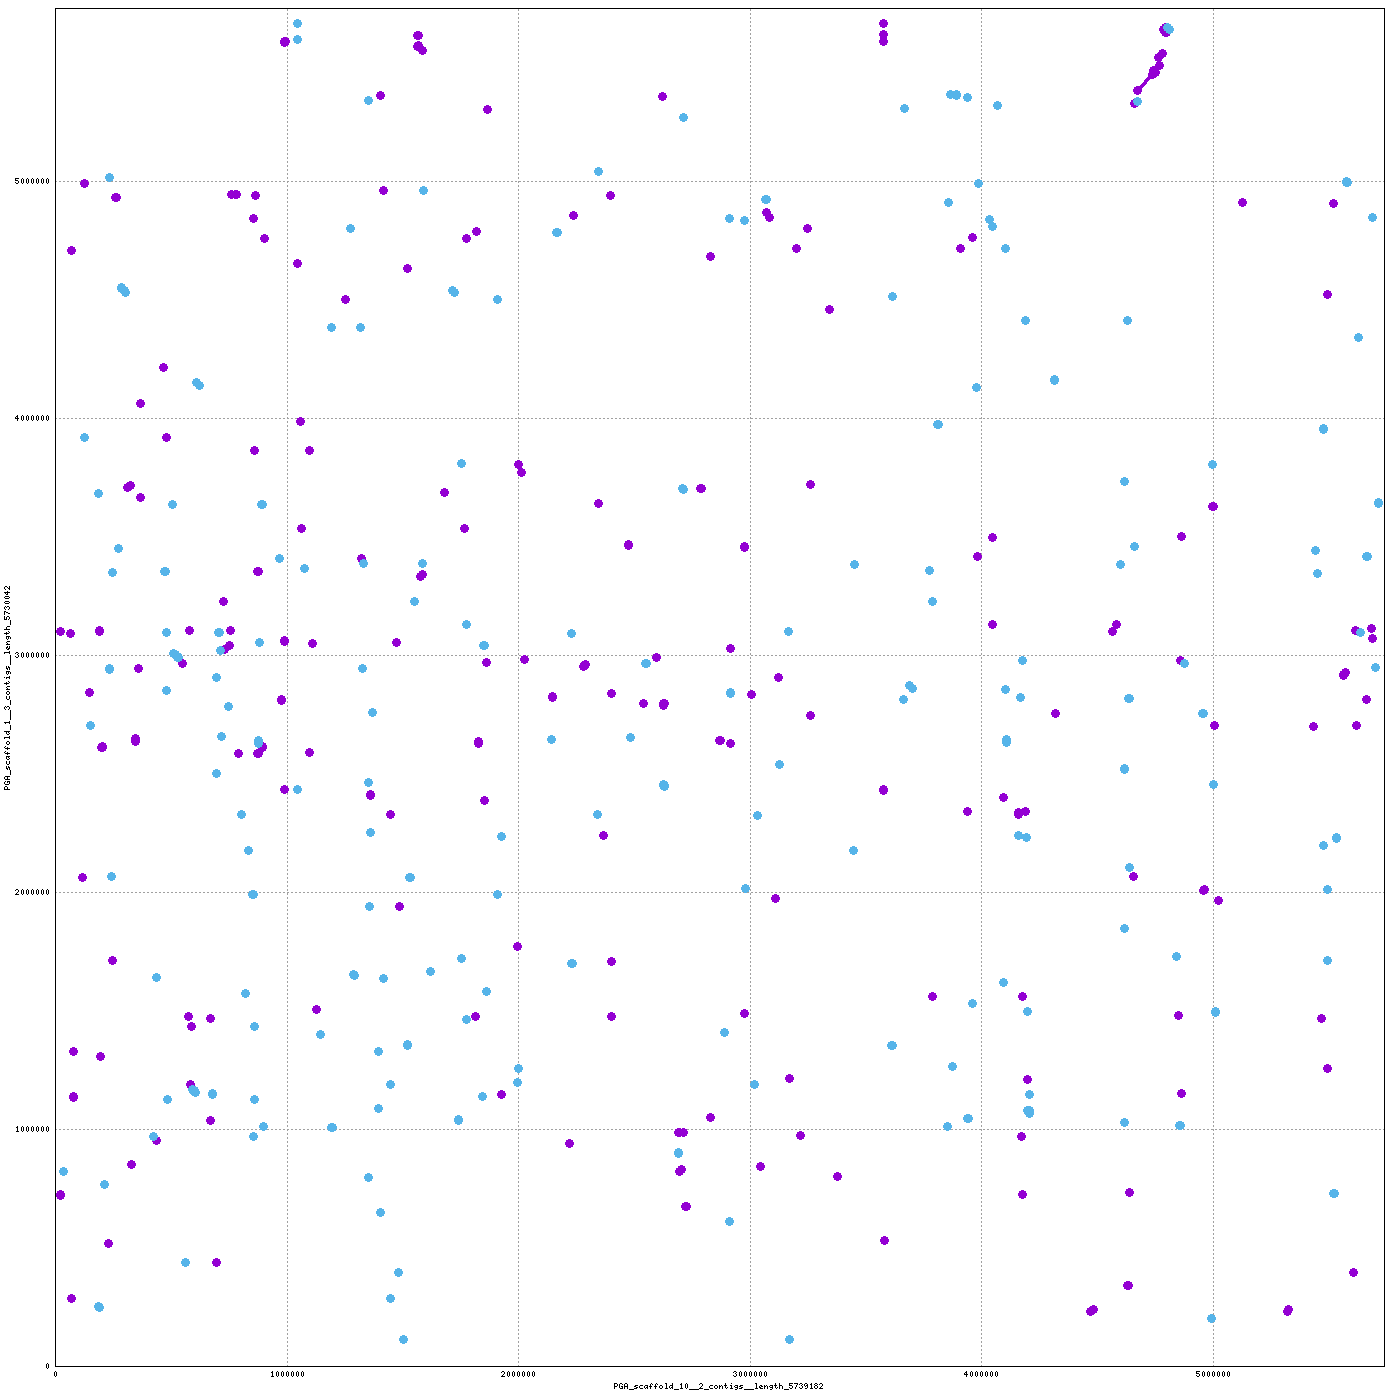

Write the gnuplot code that produced this figure.
set terminal png tiny size 1400,1400
set output "/home/mike/Desktop/scripts/snakes/plot_pairs/hiCversion1.linear/nucmer/nucmer.19.png"
set size 1,1
set grid
unset key
set border 15
set tics scale 0
set xlabel "PGA_scaffold_10__2_contigs__length_5739182"
set ylabel "PGA_scaffold_1__3_contigs__length_5730042"
set format "%.0f"
set mouse format "%.0f"
set mouse mouseformat "[%.0f, %.0f]"
if(GPVAL_VERSION < 5) set mouse clipboardformat "[%.0f, %.0f]"
set xrange [1:5739182]
set yrange [1:5730042]
set style line 1  lt 1 lw 3 pt 6 ps 1
set style line 2  lt 3 lw 3 pt 6 ps 1
set style line 3  lt 2 lw 3 pt 6 ps 1
plot \
 "/home/mike/Desktop/scripts/snakes/plot_pairs/hiCversion1.linear/nucmer/nucmer.19.fplot" title "FWD" w lp ls 1, \
 "/home/mike/Desktop/scripts/snakes/plot_pairs/hiCversion1.linear/nucmer/nucmer.19.rplot" title "REV" w lp ls 2
